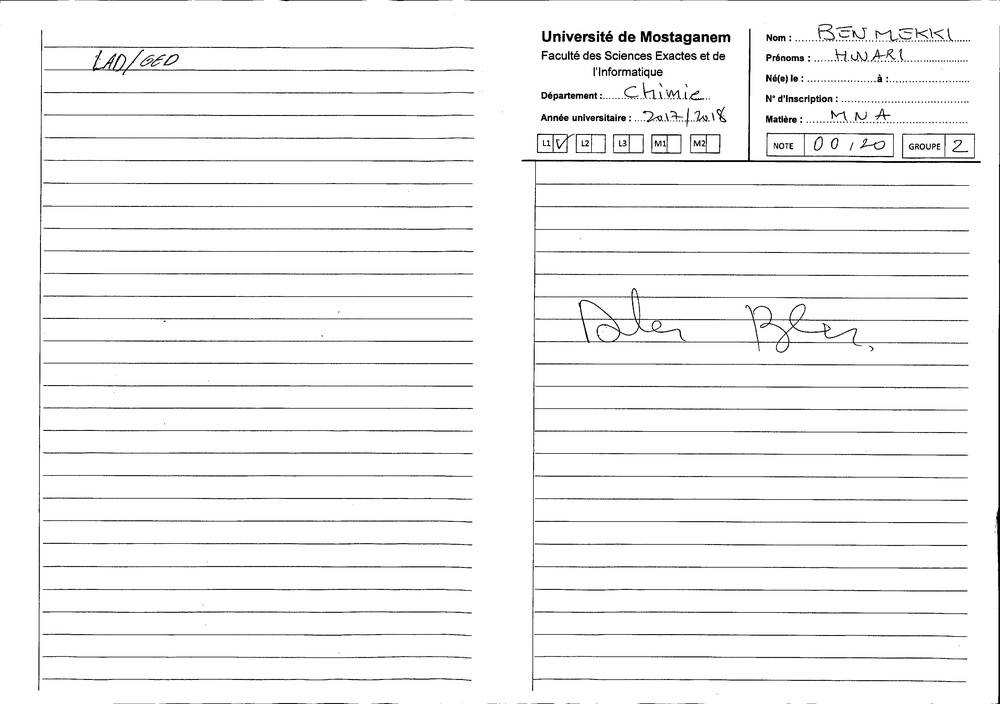
#> input picture media/copies/001.jpg, 1000 x 704 px, shrunk from 3322 x 2338 before the run
$ python -i functions.py   (imports and definitions only)
#> lines starting #> are read from the running program, lines starting #| are printed output that depends on the picture
from PIL import Image

def image_center_crop(img_object):
#> called with img_object = '../media/copies/001.jpg'
    img_original = Image.open(img_object) # opening image
#> img_original is the input picture: PIL image 1000x704 RGB; min 0, max 255, mean 244.3
    # making image compatibale with JPEG FORMAT
    img = Image.new("RGB", img_original.size, (255, 255, 255))
#> img: PIL image 1000x704 RGB; every value is 255
    if img_original.format == 'PNG':
        img_original = img_original.convert('RGBA')
        img.paste(img_original, mask = img_original.split()[-1])
    else:
        img = img_original

    # cropping to a perfect square
    width, height = img.size
#> width = 1000; height = 704
    start = width/2 - height/2
#> start = 148
    end = width/2 + height/2
#> end = 852
    if width != height:
        if width > height:
            crop_region = (start,0,end,height)
#> crop_region = (148, 0, 852, 704)
        elif width < height:
            crop_region = (0,-start,width,end)
        return img.crop(crop_region)
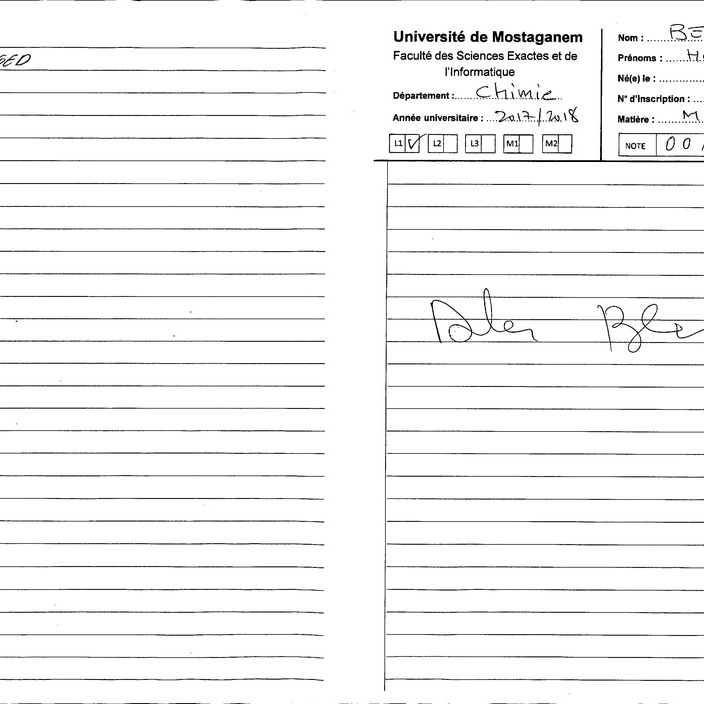
#> returned value: PIL image 704x704 RGB; min 0, max 255, mean 244
    else:
        return img


def scheduled_operation():
    print('Hello World')
    return True
    ## will check for annonces here

>>> result = image_center_crop('../media/copies/001.jpg')

$ run again, on media/copies/002.jpg
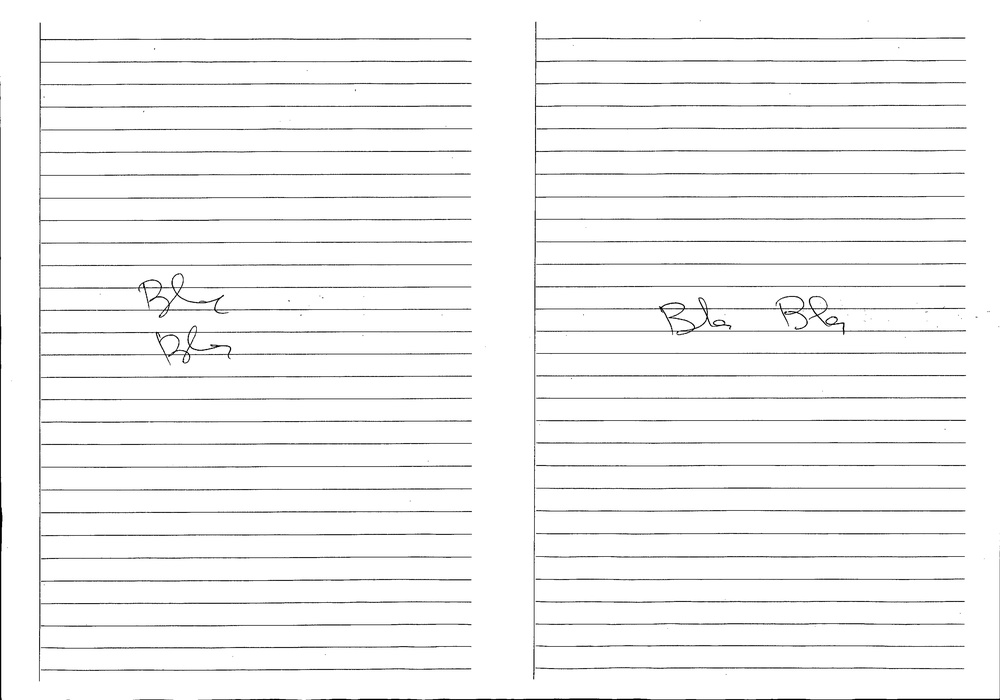
#> input picture media/copies/002.jpg, 1000 x 700 px, shrunk from 3323 x 2327 before the run
#> in image_center_crop, img_original is the input picture: PIL image 1000x700 RGB; min 0, max 255, mean 246
#> img: PIL image 1000x700 RGB; every value is 255
#> in image_center_crop, `return img.crop(crop_region)`:
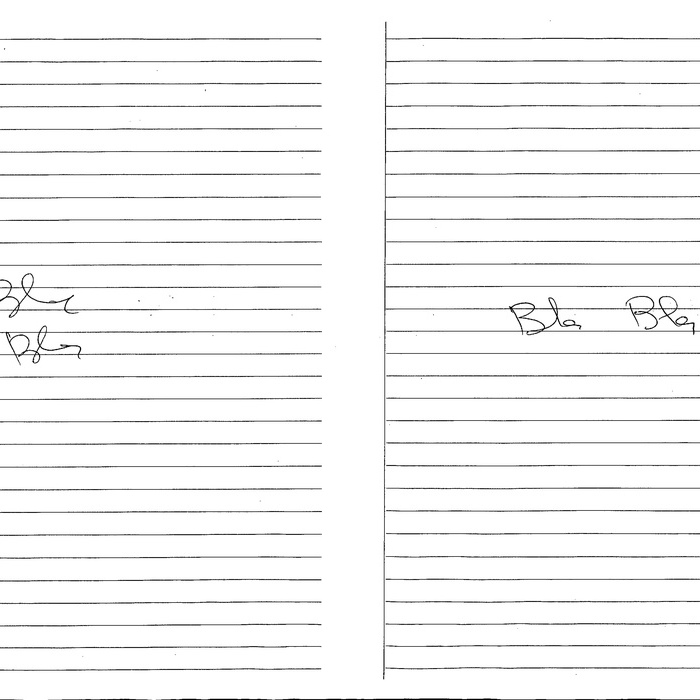
#> returned value: PIL image 700x700 RGB; min 0, max 255, mean 245.8
